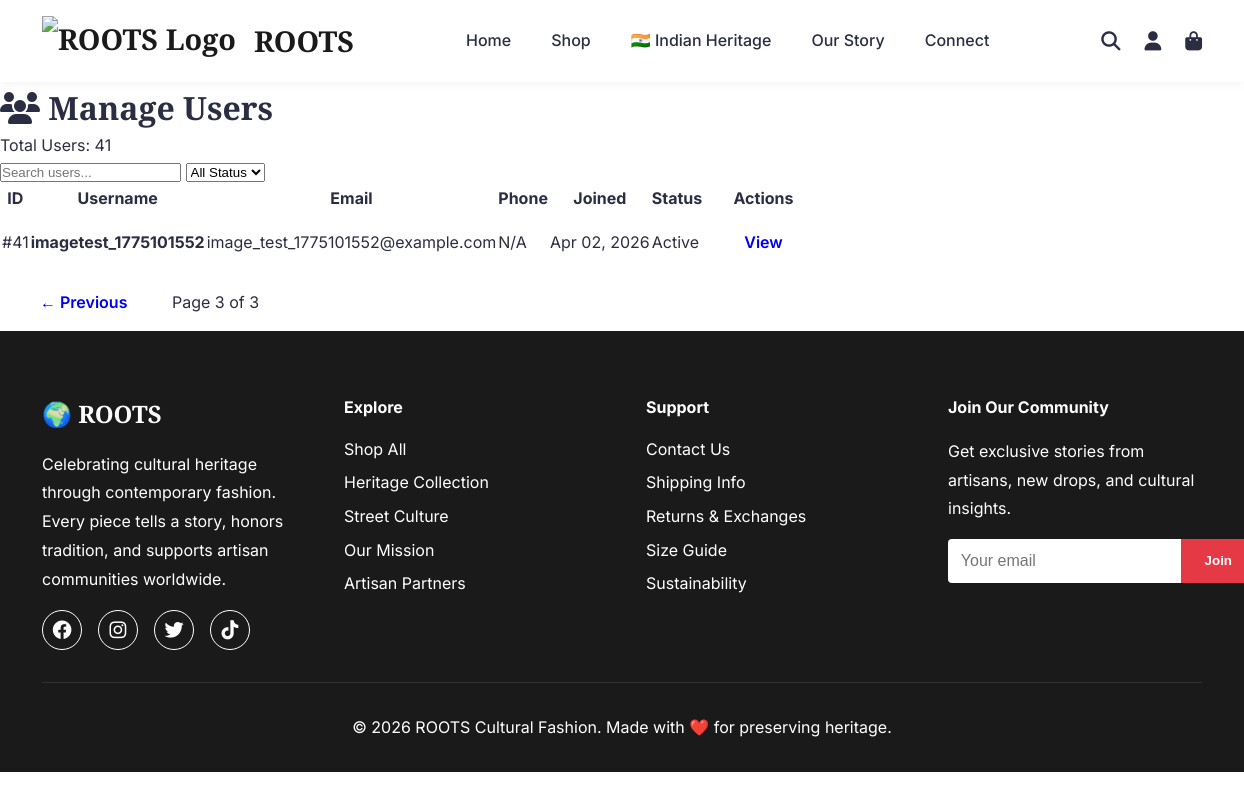
The app's page /admin/users?page=3 (signed in), older data.
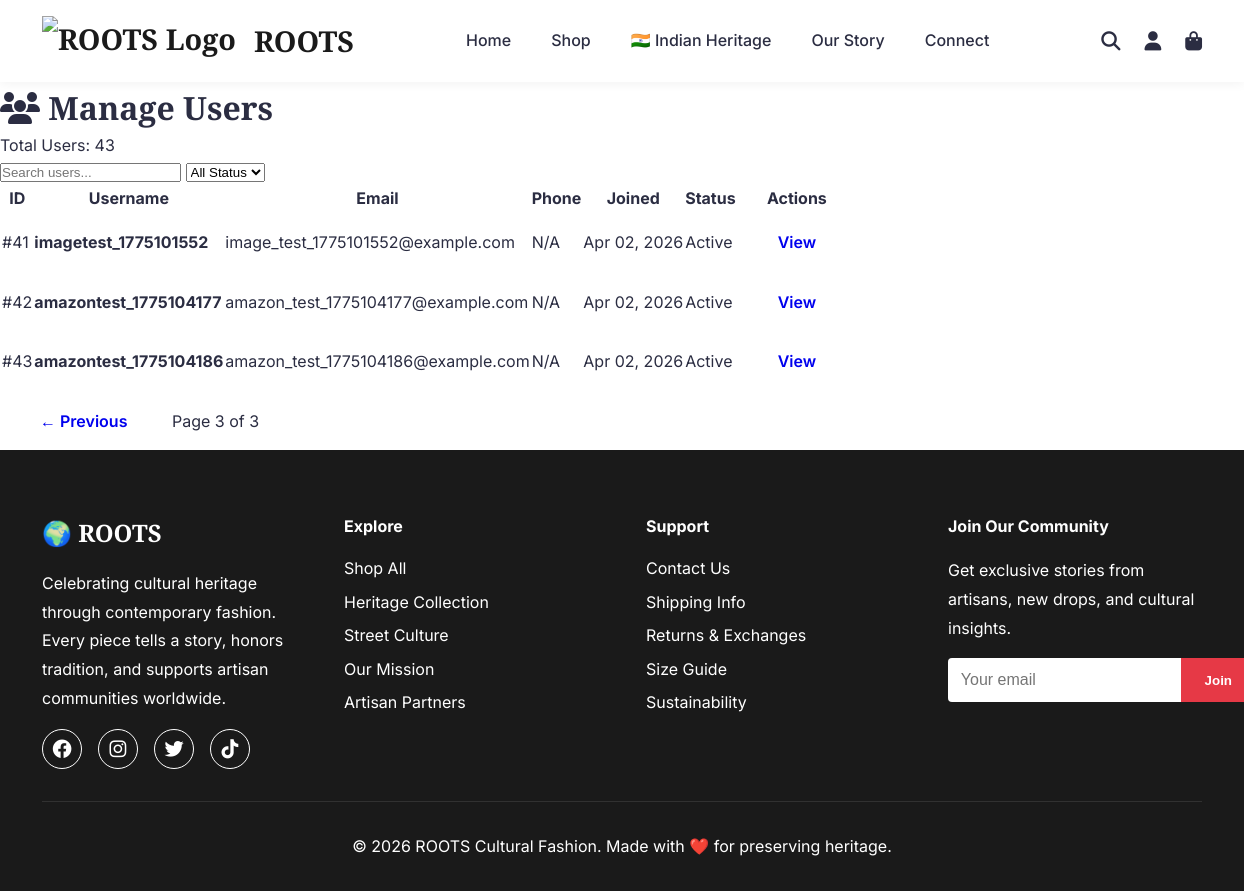
The same page, newer data.
### models/__init__.py (models this page shows, shortened)
class User(db.Model):
    __tablename__ = 'users'
    id = db.Column(db.Integer, primary_key=True)
    email = db.Column(db.String(120), unique=True, nullable=False, index=True)
    username = db.Column(db.String(80), unique=True, nullable=False, index=True)
    password_hash = db.Column(db.String(255), nullable=False)
    first_name = db.Column(db.String(50))
    last_name = db.Column(db.String(50))
    phone = db.Column(db.String(20))
    is_active = db.Column(db.Boolean, default=True)
    is_verified = db.Column(db.Boolean, default=False)
    created_at = db.Column(db.DateTime, default=lambda: datetime.now(timezone.utc))
    updated_at = db.Column(db.DateTime, default=lambda: datetime.now(timezone.utc),
                          onupdate=lambda: datetime.now(timezone.utc))
    last_login = db.Column(db.DateTime)
    orders = db.relationship('Order', backref='user', lazy='dynamic')
    addresses = db.relationship('Address', backref='user', lazy='dynamic')

### controllers/admin_controller.py (the view)
@admin_bp.route('/users')
@admin_required
def users():
    page = request.args.get('page', 1, type=int)
    users_pagination = admin_service.get_all_users(page=page, per_page=20)
    return render_template('admin/users.html', users=users_pagination)

### app.py (called while the page is built)
@app.after_request
def add_cache_headers(response):
    if request.path.startswith('/static/'):
        response.cache_control.max_age = 2592000
        response.cache_control.public = True
    elif request.endpoint in ['home', 'shop', 'about', 'contact', 'indian_heritage', 'design_gallery']:
        response.cache_control.max_age = 3600
        response.cache_control.public = True
    return response

@app.before_request
def redirect_to_custom_domain():
    if env == 'production':
        if 'indian-heritage-fashion.onrender.com' in request.url:
            new_url = request.url.replace('indian-heritage-fashion.onrender.com', 'www.rootsfashion.in')
            return redirect(new_url, code=301)

@app.context_processor
def inject_now():
    return {'now': datetime.now(timezone.utc)}

@app.context_processor
def inject_user():
    user_info = {
        'is_authenticated': 'user_id' in session,
        'is_admin': 'admin_id' in session,
        'username': session.get('username') or session.get('admin_username'),
        'user_id': session.get('user_id'),
        'admin_id': session.get('admin_id')
    }
    return {'current_user': user_info}

### repositories/__init__.py (called while the page is built)
    @staticmethod
    def find_all(page: int = 1, per_page: int = 20) -> List[User]:
        return User.query.paginate(page=page, per_page=per_page, error_out=False)

### services/__init__.py (called while the page is built)
    def get_all_users(self, page: int = 1, per_page: int = 20):
        return self.user_repo.find_all(page, per_page)

### templates/admin/users.html (shortened to what this page needs)
{% extends "base.html" %}
{% block content %}
<div class="admin-container">
    <div class="admin-header">
        <h1><i class="fas fa-users"></i> Manage Users</h1>
        <p>Total Users: {{ users.total }}</p>
    </div>
    <div class="admin-content">
        <div class="search-bar">
            <input type="text" placeholder="Search users..." id="searchUsers">
            <select id="filterStatus">
                <option value="">All Status</option>
            </select>
        </div>
        <table class="admin-table">
            <thead>
                <tr>
                    <th>ID</th>
                    <th>Username</th>
                    <th>Email</th>
                    <th>Phone</th>
                    <th>Joined</th>
                    <th>Status</th>
                    <th>Actions</th>
                </tr>
            </thead>
            <tbody>
                {% for user in users.items %}
                <tr>
                    <td>#{{ user.id }}</td>
                    <td><strong>{{ user.username }}</strong></td>
                    <td>{{ user.email }}</td>
                    <td>{{ user.phone or 'N/A' }}</td>
                    <td>{{ user.created_at.strftime('%b %d, %Y') }}</td>
                    <td>
                        {% if user.is_active %}
                            <span class="badge badge-success">Active</span>
                        {% else %}
                            <span class="badge badge-danger">Inactive</span>
                        {% endif %}
                    </td>
                    <td>
                        <a href="{{ url_for('admin.user_detail', user_id=user.id) }}" class="btn btn-sm btn-info">View</a>
                    </td>
                </tr>
                {% endfor %}
            </tbody>
        </table>
        <div class="pagination">
            {% if users.has_prev %}
                <a href="{{ url_for('admin.users', page=users.prev_num) }}" class="btn btn-sm">← Previous</a>
            {% endif %}
            <span class="page-info">Page {{ users.page }} of {{ users.pages }}</span>
        </div>
    </div>
</div>
{% endblock %}

### templates/base.html (shortened to what this page needs)
<!DOCTYPE html>
<html lang="en">
<head>
    <link rel="stylesheet" href="{{ url_for('static', filename='css/style.css') }}">
    <link rel="stylesheet" href="https://cdnjs.cloudflare.com/ajax/libs/font-awesome/6.4.0/css/all.min.css">
</head>
<body>
    <nav class="navbar">
        <div class="container">
            <div class="nav-brand">
                <a href="/">
                    <img src="{{ url_for('static', filename='images/mockups/Roots_logo.jpg') }}" alt="ROOTS Logo" style="height: 50px; width: auto; margin-right: 10px;">
                    <span class="brand-text">ROOTS</span>
                </a>
            </div>
            <ul class="nav-menu">
                <li><a href="/">Home</a></li>
                <li><a href="/shop">Shop</a></li>
                <li><a href="/indian-heritage">🇮🇳 Indian Heritage</a></li>
                <li><a href="/about">Our Story</a></li>
                <li><a href="/contact">Connect</a></li>
            </ul>
            <div class="nav-icons">
                <a href="#" title="Search"><i class="fas fa-search"></i></a>
                <div class="user-dropdown">
                    <a href="#" class="user-icon" title="Account">
                        <i class="fas fa-user"></i>
                    </a>
                </div>
                {% if current_user.is_authenticated %}
                <a href="{{ url_for('cart.view_cart') }}" title="Shopping Cart" class="cart-icon">
                    <i class="fas fa-shopping-bag"></i>
                    <span class="cart-badge" id="cartBadge">0</span>
                </a>
                {% else %}
                <a href="{{ url_for('auth.login') }}" title="Login to Shop" class="cart-icon">
                    <i class="fas fa-shopping-bag"></i>
                </a>
                {% endif %}
            </div>
        </div>
    </nav>
    <main>
        {% block content %}{% endblock %}
    </main>
    <footer class="footer">
        <div class="container">
            <div class="footer-content">
                <div class="footer-section">
                    <h3>🌍 ROOTS</h3>
                    <p>Celebrating cultural heritage through contemporary fashion. Every piece tells a story, honors tradition, and supports artisan communities worldwide.</p>
                    <div class="social-links">
                        <a href="#" aria-label="Facebook"><i class="fab fa-facebook"></i></a>
                        <a href="#" aria-label="Instagram"><i class="fab fa-instagram"></i></a>
                        <a href="#" aria-label="Twitter"><i class="fab fa-twitter"></i></a>
                        <a href="#" aria-label="TikTok"><i class="fab fa-tiktok"></i></a>
                    </div>
                </div>
                <div class="footer-section">
                    <h4>Explore</h4>
                    <ul>
                        <li><a href="/shop">Shop All</a></li>
                        <li><a href="/shop?category=heritage">Heritage Collection</a></li>
                        <li><a href="/shop?category=streetwear">Street Culture</a></li>
                        <li><a href="/about">Our Mission</a></li>
                        <li><a href="#">Artisan Partners</a></li>
                    </ul>
                </div>
                <div class="footer-section">
                    <h4>Support</h4>
                    <ul>
                        <li><a href="/contact">Contact Us</a></li>
                        <li><a href="#">Shipping Info</a></li>
                        <li><a href="#">Returns & Exchanges</a></li>
                        <li><a href="#">Size Guide</a></li>
                        <li><a href="#">Sustainability</a></li>
                    </ul>
                </div>
                <div class="footer-section">
                    <h4>Join Our Community</h4>
                    <p>Get exclusive stories from artisans, new drops, and cultural insights.</p>
                    <form class="newsletter-form" id="newsletterForm">
                        <input type="email" placeholder="Your email" id="newsletterEmail" required>
                        <button type="submit">Join</button>
                    </form>
                </div>
            </div>
            <div class="footer-bottom">
                <p>&copy; 2026 ROOTS Cultural Fashion. Made with ❤️ for preserving heritage.</p>
            </div>
        </div>
    </footer>
</body>
</html>

### static/css/style.css (style rules this page uses)
* { margin: 0; padding: 0; box-sizing: border-box; }
:root { --primary-color: #1a1a1a; --secondary-color: #e63946; --accent-color: #f4a261; --text-color: #2b2d42; --light-bg: #fefae0; --white: #ffffff; --gray: #8d99ae; --border-color: #edf2f4; }
body { font-family: 'Inter', 'Segoe UI', sans-serif; line-height: 1.6; color: var(--text-color); }
h1, h2, h3 { font-family: 'Playfair Display', serif; }
.container { max-width: 1200px; margin: 0 auto; padding: 0 20px; }
.navbar { background: var(--white); padding: 1rem 0; box-shadow: 0 2px 10px rgba(0,0,0,0.05); position: sticky; top: 0; z-index: 1000; }
.navbar .container { display: flex; justify-content: space-between; align-items: center; }
.nav-brand a { display: flex; align-items: center; gap: 0.5rem; font-size: 1.8rem; font-weight: bold; color: var(--primary-color); text-decoration: none; font-family: 'Playfair Display', serif; }
.nav-menu { display: flex; list-style: none; gap: 2.5rem; }
.nav-menu a { color: var(--text-color); text-decoration: none; font-weight: 500; transition: color 0.3s; position: relative; }
.nav-menu a::after { content: ''; position: absolute; bottom: -5px; left: 0; width: 0; height: 2px; background: var(--secondary-color); transition: width 0.3s; }
.nav-icons { display: flex; gap: 1.5rem; }
.nav-icons a { color: var(--text-color); font-size: 1.2rem; transition: color 0.3s; }
.user-dropdown { position: relative; }
.user-icon { position: relative; cursor: pointer; }
.cart-icon { position: relative; }
.btn { display: inline-block; padding: 1rem 2.5rem; text-decoration: none; border: none; cursor: pointer; font-size: 1rem; transition: all 0.3s; font-weight: 600; border-radius: 4px; }
.footer { background: var(--primary-color); color: var(--white); padding: 4rem 0 2rem; }
.footer-content { display: grid; grid-template-columns: repeat(auto-fit, minmax(250px, 1fr)); gap: 3rem; margin-bottom: 2rem; }
.footer-section h3 { font-size: 1.5rem; margin-bottom: 1rem; }
.footer-section h4 { margin-bottom: 1rem; }
.footer-section p { margin-bottom: 1rem; line-height: 1.8; }
.footer-section ul { list-style: none; }
.footer-section ul li { margin-bottom: 0.5rem; }
.footer-section a { color: var(--white); text-decoration: none; transition: color 0.3s; }
.social-links { display: flex; gap: 1rem; margin-top: 1rem; }
.social-links a { width: 40px; height: 40px; border: 1px solid var(--white); display: flex; align-items: center; justify-content: center; border-radius: 50%; font-size: 1.2rem; transition: all 0.3s; }
.newsletter-form { display: flex; margin-top: 1rem; }
.newsletter-form input { flex: 1; padding: 0.8rem; border: none; font-size: 1rem; border-radius: 4px 0 0 4px; }
.newsletter-form button { padding: 0.8rem 1.5rem; background: var(--secondary-color); color: var(--white); border: none; cursor: pointer; font-weight: 600; transition: background 0.3s; border-radius: 0 4px 4px 0; }
.footer-bottom { text-align: center; padding-top: 2rem; border-top: 1px solid rgba(255,255,255,0.1); }

Row changes from the older to the newer data that the page shows:
added User: id "42", username "amazontest_1775104177", email "amazon_test_1775104177@example.com", phone "N/A", created_at "Apr 02, 2026", is_active "Active"
added User: id "43", username "amazontest_1775104186", email "amazon_test_1775104186@example.com", phone "N/A", created_at "Apr 02, 2026", is_active "Active"
Text that changed along with them:
{{ users.total }}: "41" → "43"
